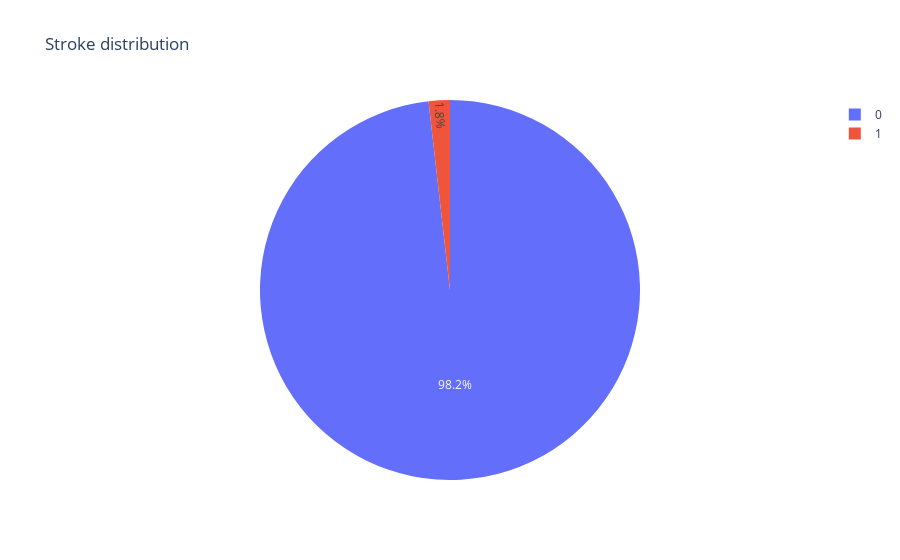

The notebook cell this image was saved under:
### Code cell
fig = px.pie(df, names='stroke', title='Stroke distribution')
fig.show()

### Figure 1 — Plotly figure (JSON) as saved in the notebook; plotly's stock layout.template omitted (floating-point values rounded to 4 significant figures; data arrays with more than 128 entries replaced by an {"elided": "..."} marker saying what was removed)
{"data": [{"domain": {"x": [0, 1], "y": [0, 1]}, "hovertemplate": "stroke=%{label}<extra></extra>", "labels": {"elided": "43400 int values"}, "legendgroup": "", "name": "", "showlegend": true, "type": "pie"}], "layout": {"legend": {"tracegroupgap": 0}, "title": {"text": "Stroke distribution"}}}
